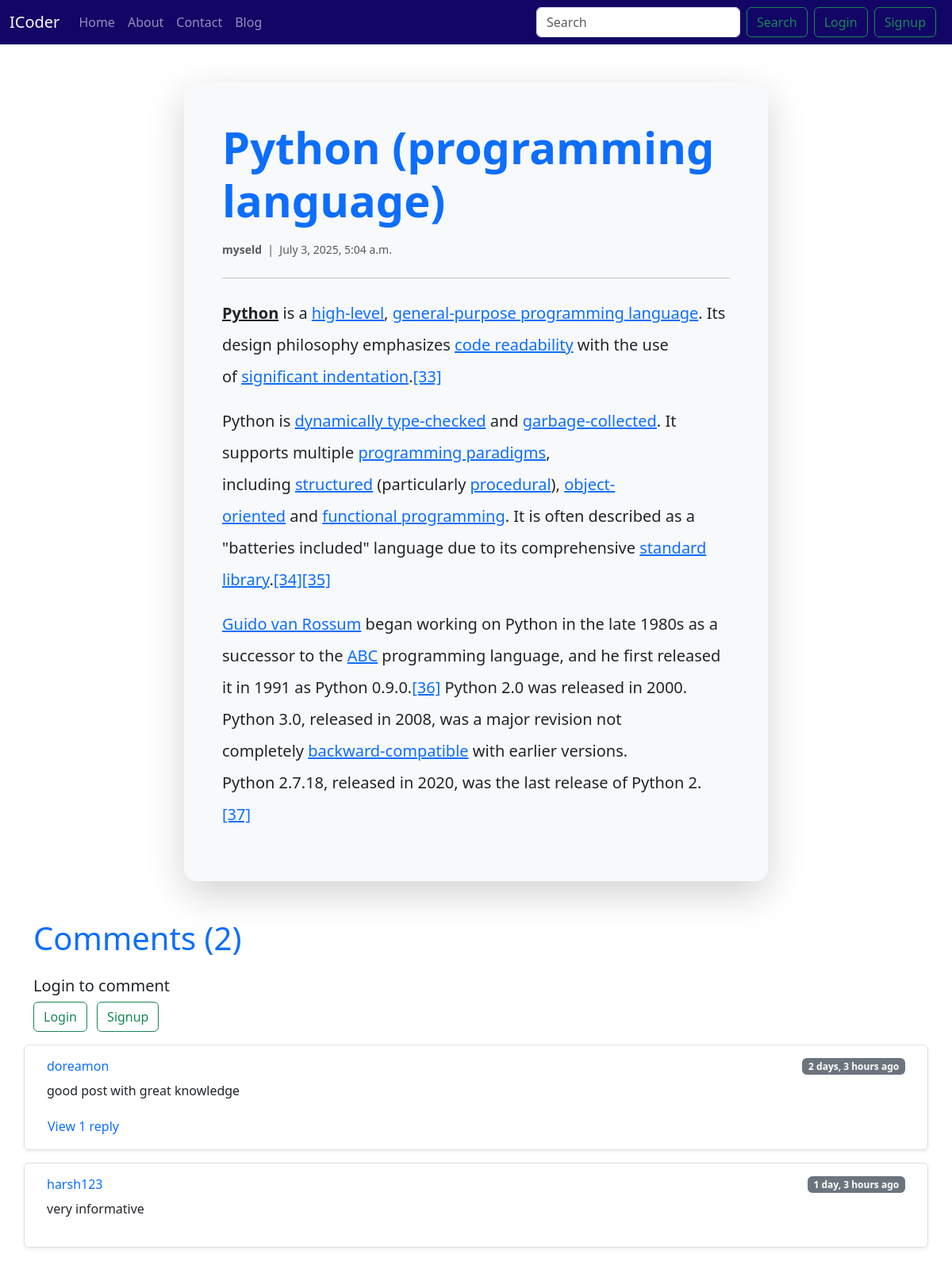
The app's page /blog/first_post with its own data.
### blog/models.py (models this page shows, shortened)
class Post(models.Model):
    sno = models.AutoField(primary_key=True)
    title = models.CharField(max_length=255)
    content = RichTextField()
    author = models.CharField(max_length=100)
    slug = models.CharField(max_length=130)
    timestamp = models.DateTimeField(blank=True)

class BlogComment(models.Model):
    sno=models.AutoField(primary_key=True)
    comment=models.TextField()
    user=models.ForeignKey(User,on_delete=models.CASCADE)
    post=models.ForeignKey(Post,on_delete=models.CASCADE)
    parent=models.ForeignKey("self",on_delete=models.CASCADE,null=True)
    timestamp=models.DateTimeField(default=now)

### blog/views.py (the view)
# urls.py: path("<str:slug>", views.blogPost, name="blogPost"),
def blogPost(request, slug):
    post=Post.objects.filter(slug=slug).first()
    comments=BlogComment.objects.filter(post=post,parent=None)
    comments = comments.prefetch_related('blogcomment_set')
    context={
        'post': post,
        "comments":comments,
    }
    return render(request, 'blog/blogPost.html',context)

### templates/blog/blogPost.html (shortened to what this page needs)
{% extends "base.html" %}
{% block content %}
{% load humanize %}
<div class="container my-5">
    <div class="row justify-content-center">
        <div class="col-md-10 col-lg-8">
            <div class="card shadow-lg border-0 rounded-4 bg-light">
                <div class="card-body p-5">
                    <h1 class="display-4 fw-bold mb-3 text-primary">{{ post.title }}</h1>
                    <div class="mb-4">
                        <small class="text-muted">
                             <strong>{{ post.author }}</strong> &nbsp;|&nbsp;
                             {{ post.timestamp }}
                        </small>
                    </div>
                    <hr class="mb-4">
                    <div class="fs-5 text-dark lh-lg">
                        {{ post.content | safe }}
                    </div>
                </div>
            </div>
        </div>
    </div>
</div>
<div class="container my-5">
    <h1 class="mb-4 text-primary">Comments ({{ comments.count }})</h1>
    {% if user.is_authenticated %}
    <form action="/blog/postComment" method="post" class="mt-4">
        {% csrf_token %}
        <div class="mb-3">
            <label for="comment" class="form-label">Your Comment</label>
            <input type="text" class="form-control" id="comment" name="comment" placeholder="Enter your comment here"
                required>
        </div>
        <input type="hidden" name="postid" value="{{ post.sno }}">
        <input type="hidden" name="parentsno" value="">
        <button type="submit" class="btn btn-primary">Submit</button>
    </form>
    {% else %}
    <h5>Login to comment</h5>
    <button type="button" class="btn btn-outline-success me-2" data-bs-toggle="modal"
        data-bs-target="#loginmodal">Login</button>
    <button type="button" class="btn btn-outline-success me-2" data-bs-toggle="modal"
        data-bs-target="#signupmodal">Signup</button>
    {% endif %}
    {% for comment in comments %}
    <div class="row my-3 p-3 bg-white rounded border shadow-sm">
        <div class="col-md-12">
            <div class="d-flex justify-content-between align-items-center mb-2">
                <h6 class="mb-0 text-primary">{{ comment.user.username }}</h6>
                <span class="badge bg-secondary">{{ comment.timestamp|naturaltime }}</span>
            </div>
            <p class="mb-1">{{ comment.comment }}</p>
        </div>
        <div class="reply mx-0">
            <div class="replies mt-3">
                {% with comment.blogcomment_set.all as replies %}
                {% if replies %}
                <button class="btn btn-link text-decoration-none text-primary p-0" type="button"
                    data-bs-toggle="collapse" data-bs-target="#replies-{{ comment.sno }}">
                    View {{ replies|length }} repl{% if replies|length > 1 %}ies{% else %}y{% endif %}
                </button>
                {% endif %}
                {% endwith %}
            </div>
        </div>
    </div>
    {% endfor %}
</div>
{% endblock %}

### templates/base.html (shortened to what this page needs)
<!doctype html>
<html lang="en">
<head>
    <link href="https://cdn.jsdelivr.net/npm/bootstrap@5.3.7/dist/css/bootstrap.min.css" rel="stylesheet"
>
</head>
<body>
    <nav class="navbar navbar-expand-lg navbar-dark bg-dark cl">
        <div class="container-fluid">
            <a class="navbar-brand" href="/">ICoder</a>
            <div class="collapse navbar-collapse" id="navbarSupportedContent">
                <ul class="navbar-nav me-auto mb-2 mb-lg-0">
                    <li class="nav-item">
                        <a class="nav-link {% block homeactive %}  {% endblock %}" aria-current="page" href="/">Home</a>
                    </li>
                    <li class="nav-item">
                        <a class="nav-link  {% block aboutactive %}  {% endblock %} " href="/about">About</a>
                    </li>
                    <li class="nav-item">
                        <a class="nav-link {% block contactactive %}  {% endblock %} " href="/contact">Contact</a>
                    </li>
                    <li class="nav-item">
                        <a class="nav-link {% block blogactive %}  {% endblock %}" href="/blog">Blog</a>
                    </li>
                </ul>
                <form class="d-flex" role="search" method="GET" action="/search">
                    <input class="form-control me-2" name="search" id="search" type="search" placeholder="Search"
                        aria-label="Search" />
                    <button class="btn btn-outline-success me-2" type="submit">Search</button>
                </form>
                {% if user.is_authenticated %}
                <ul class="navbar-nav mr-auto">
                    <li class="nav-item dropdown">
                        <a class="nav-link dropdown-toggle" href="#" role="button" data-bs-toggle="dropdown"
                            aria-expanded="false">
                            Welcome {{request.user}}
                        </a>
                        <ul class="dropdown-menu">
                            <li><a class="dropdown-item" href="/logout">Logout</a></li>
                        </ul>
                    </li>
                </ul>
                {% else %}
                <button type="button" class="btn btn-outline-success me-2 " data-bs-toggle="modal"
                    data-bs-target="#loginmodal">
                    Login
                </button>
                <button type="button" class="btn btn-outline-success me-2 " data-bs-toggle="modal"
                    data-bs-target="#signupmodal">
                    Signup
                </button>
                {% endif %}
            </div>
        </div>
    </nav>
    {% block content %} {% endblock %}
</body>
</html>

### templates/base.html (style rules this page uses)
.cl { background-color: #130566 !important; color: #ffffff !important; }

### records on screen
Post: title "Python (programming language)", author "myseld", timestamp "July 3, 2025, 5:04 a.m.", content "Python is a high-level , general-purpose programming language . Its design philosophy emphasizes code readability with the use of significant indentation . [33] Python is dynamically type-checked and garbage-collected . It supports multiple programming paradigms , including structured (particularly procedural ), object-oriented and functional programming . It is often described as a \"batteries included\" language due to its comprehensive standard library . [34] [35] Guido van Rossum began working on Python in the late 1980s as a successor to the ABC programming language, and he first released it in 1991 as Python 0.9.0. [36] Python 2.0 was released in 2000. Python 3.0, released in 2008, was…"
BlogComment: user.username "doreamon", timestamp "2 days, 3 hours ago", comment "good post with great knowledge", blogcomment_set.all|length "1"
BlogComment: user.username "harsh123", timestamp "1 day, 3 hours ago", comment "very informative"

### other values on screen
{{ comments.count }} "2"
